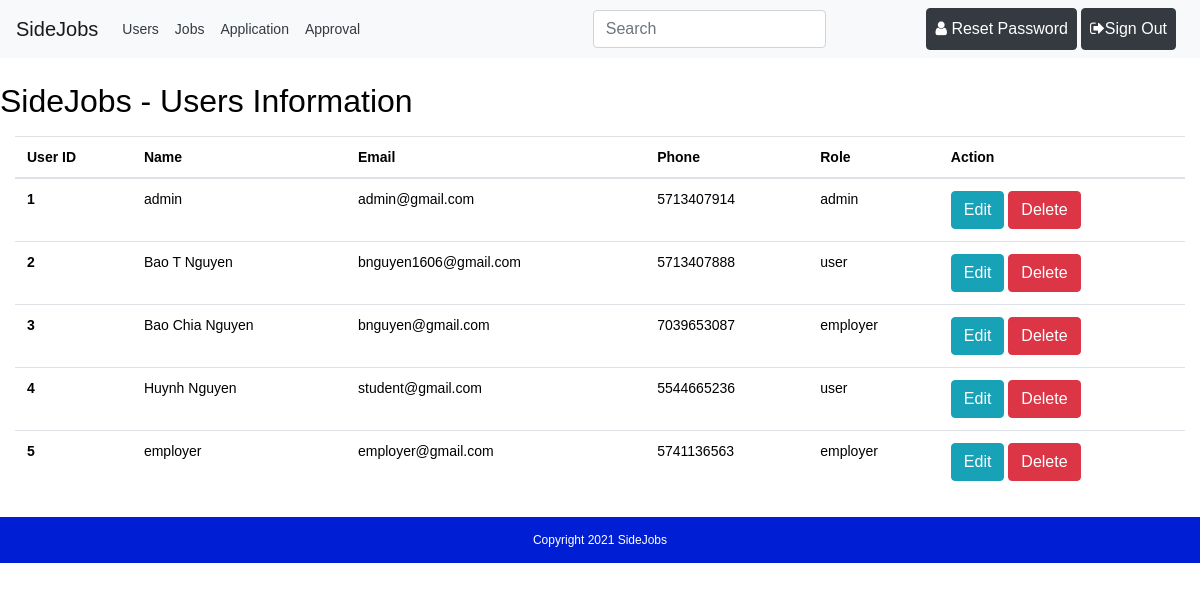
The app's page /templates/userview.php (signed in), older data.
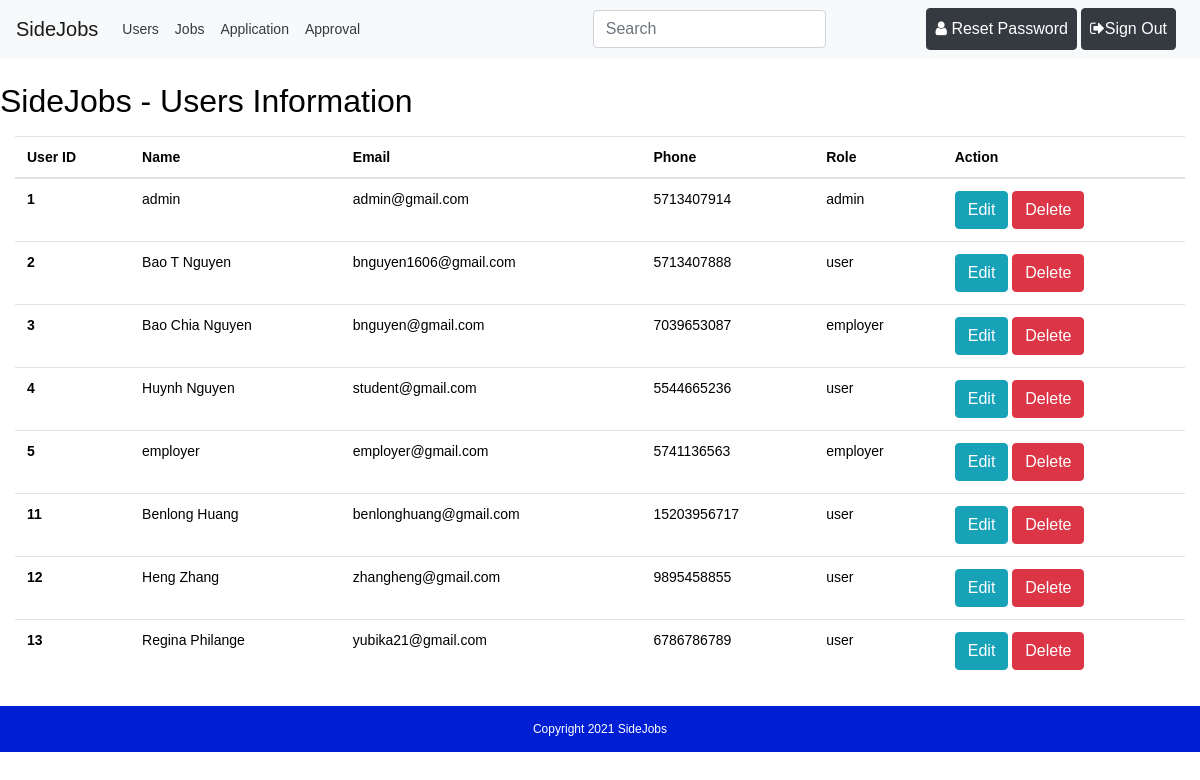
The same page, newer data.
### tables this page shows
CREATE TABLE `users` (
  `userID` int(11) NOT NULL,
  `name` varchar(60) NOT NULL,
  `email` varchar(60) NOT NULL,
  `password` varchar(60) NOT NULL,
  `phone` varchar(60) NOT NULL,
  `role` varchar(50) NOT NULL
);

### templates/userview.php (the view, shortened to what this page needs)
<?php
$path = $_SERVER['DOCUMENT_ROOT'];
$path .= "/sidejob/";
require_once($path . 'connect.php');
$ReadSql = "SELECT * FROM users";
$res = mysqli_query($connection, $ReadSql);
?>
<?php require($path . 'templates/header.php') ?>
	<div class="container-fluid my-4">
		<div class="row my-2">
			<h2>SideJobs - Users Information</h2>
		</div>
		<table class="table">
		<thead>
			<tr>
				<th>User ID</th>
				<th>Name</th>
				<th>Email</th>
				<th>Phone</th>
        <th>Role</th>
        <th>Action</th>
			</tr>
		</thead>
		<tbody>
		<?php
		while($r = mysqli_fetch_assoc($res)){
		?>
			<tr>
				<th scope="row"><?php echo $r['userID']; ?></th>
				<td><?php echo $r['name']; ?></td>
				<td><?php echo $r['email']; ?></td>
				<td><?php echo $r['phone']; ?></td>
				<td><?php echo $r['role']; ?></td>
        <td>
					<a href="useredit.php?id=<?php echo $r['userID']; ?>"><button type="button" class="btn btn-info">Edit</button></a>
					<button type="button" class="btn btn-danger btn-xs" data-toggle="modal" data-target="#myModal<?php echo $r['userID']; ?>">Delete</button>
				</td>
			</tr>
		<?php } ?>
		</tbody>
		</table>
	</div>
<?php require($path . 'templates/footer.php') ?>

Row changes from the older to the newer data that the page shows:
added users: userID "11", name "Benlong Huang", email "benlonghuang@gmail.com", phone "15203956717", role "user"
added users: userID "12", name "Heng Zhang", email "zhangheng@gmail.com", phone "9895458855", role "user"
added users: userID "13", name "Regina Philange", email "yubika21@gmail.com", phone "6786786789", role "user"
